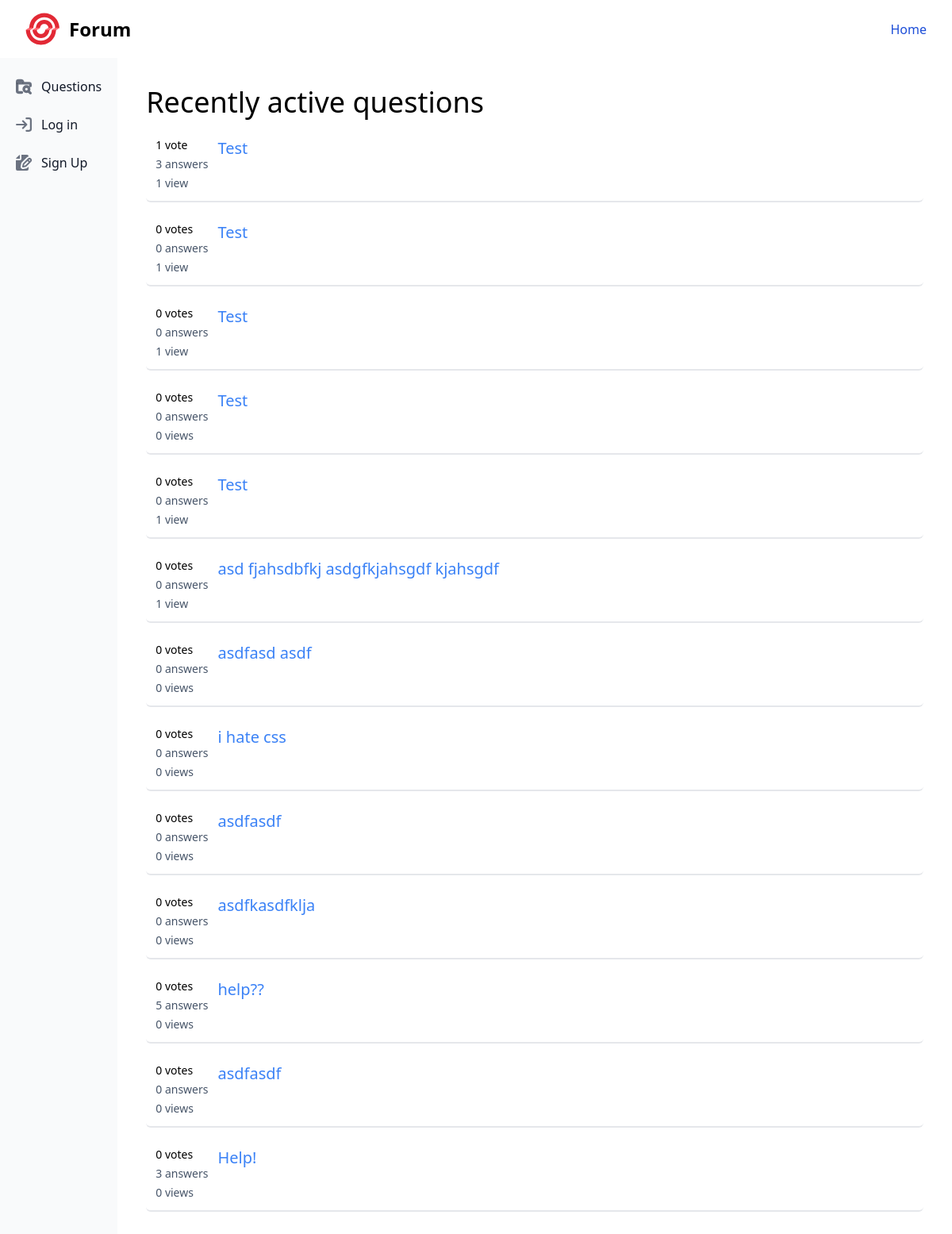
Screenshot of /questions/ with the database file from the repository.
### forum/models.py (models this page shows, shortened)
class Question(models.Model):
    user = models.ForeignKey(user_model, null=True, on_delete=models.SET_NULL, related_name="questions")
    title = models.CharField(max_length=255, blank=False, null=False)
    text = CKEditor5Field(blank=True, null=False, config_name='extends')
    created_at = models.DateTimeField(auto_now_add=True)
    updated_at = models.DateTimeField(auto_now=True)
    class Meta:
        verbose_name = _("Question")
        verbose_name_plural = _("Questions")
    @property
    def vote_count(self):
        upvotes = self.votes.filter(type=True).count()
        downvotes = self.votes.filter(type=False).count()
        return upvotes - downvotes
    @property
    def view_count(self):
        return self.views.all().count()

### forum/views.py (the view)
# urls.py: path('questions/', QuestionListView.as_view(), name='question-list'),
class QuestionListView(ListView):
    model = Question
    template_name = "questions/index.html"
    paginate_by = 20
    context_object_name = "questions"
    def get_queryset(self):
        return Question.objects.select_related('user').all()
    def get_context_data(self, **kwargs):
        context = super().get_context_data(**kwargs)
        context["questions"] = context["object_list"]
        return context

### forum/templates/questions/index.html (shortened to what this page needs)
{% extends 'base.html' %}
{% block content %}
    <div class="flex flex-col gap-3 m-5">
        <span class="text-4xl">Recently active questions</span>
        {% for question in questions %}
            <div class="flex flex-row p-3 rounded-md gap-3 border-b-2">
                <div class="flex flex-col text-sm gap-1">
                    <span>{{ question.vote_count }} {% if question.vote_count == 1 %} vote {% else %} votes {% endif %}</span>
                    <span class="text-slate-600">{{ question.answers.count }} {% if question.answers.count == 1 %} answer {% else %} answers {% endif %}</span>
                    <span class="text-slate-600">{{ question.view_count }} {% if question.view_count == 1 %} view {% else %} views {% endif %}</span>
                </div>
                <div class="flex flex-col">
                    <a href="{% url 'question-detail' question.pk %}" class="text-blue-500 text-xl">{{ question.title }}</a>
                </div>
            </div>
        {% endfor %}
    </div>
{% endblock content %}

### forum/templates/base.html (shortened to what this page needs)
{% load static tailwind_tags %}
<!DOCTYPE html>
<html>
    <head>
        <link href="{% static 'fontawesomefree/css/fontawesome.css' %}" rel="stylesheet" type="text/css">
        <link href="{% static 'fontawesomefree/css/brands.css' %}" rel="stylesheet" type="text/css">
        <link href="{% static 'fontawesomefree/css/solid.css' %}" rel="stylesheet" type="text/css">
        {% tailwind_css %}
    </head>
    <body class="h-screen">
        <div class="flex flex-col h-full">
            {% block nav %}
                <nav class="bg-white border-gray-200 dark:bg-gray-900">
                    <div class="flex flex-wrap items-center justify-between mx-auto px-8 p-4">
                        <a href="https://flowbite.com/" class="flex items-center space-x-3 rtl:space-x-reverse">
                            <span class="self-center text-2xl font-semibold whitespace-nowrap dark:text-white">Forum</span>
                        </a>
                        <div class="hidden w-full md:block md:w-auto" id="navbar-default">
                            <ul class="font-medium flex flex-col p-4 md:p-0 mt-4 border border-gray-100 rounded-lg bg-gray-50 md:flex-row md:space-x-8 rtl:space-x-reverse md:mt-0 md:border-0 md:bg-white dark:bg-gray-800 md:dark:bg-gray-900 dark:border-gray-700">
                                <li>
                                    <a href="#" class="block py-2 px-3 text-white bg-blue-700 rounded-sm md:bg-transparent md:text-blue-700 md:p-0 dark:text-white md:dark:text-blue-500" aria-current="page">Home</a>
                                </li>
                            </ul>
                        </div>
                    </div>
                </nav>
            {% endblock nav %}
            <div class="flex flex-row grow">
                {% block sidebar %}
                    <aside id="default-sidebar" class="h-[100%]transition-transform -translate-x-full sm:translate-x-0" aria-label="Sidebar">
                        <div class="h-full px-3 py-4 overflow-y-auto bg-gray-50 dark:bg-gray-800">
                        <ul class="space-y-2 font-medium">
                            <li>
                                <a href="{% url 'question-list' %}" class="flex items-center p-2 text-gray-900 rounded-lg dark:text-white hover:bg-gray-100 dark:hover:bg-gray-700 group">
                                    <span class="flex-1 ms-3 whitespace-nowrap">Questions</span>
                                </a>
                            </li>
                            {% if not user.is_authenticated %}
                                <li>
                                    <a href="{% url 'login' %}" class="flex items-center p-2 text-gray-900 rounded-lg dark:text-white hover:bg-gray-100 dark:hover:bg-gray-700 group">
                                        <span class="flex-1 ms-3 whitespace-nowrap">Log in</span>
                                    </a>
                                </li>
                                <li>
                                    <a href="{% url 'signup' %}" class="flex items-center p-2 text-gray-900 rounded-lg dark:text-white hover:bg-gray-100 dark:hover:bg-gray-700 group">
                                        <span class="flex-1 ms-3 whitespace-nowrap">Sign Up</span>
                                    </a>
                                </li>
                            {% endif %}
                        </ul>
                        </div>
                    </aside>
                {% endblock sidebar %}
                <div class="p-4 w-full">
                    {% block content %}
                    {% endblock content %}
                </div>
            </div>
        </div>
    </body>
</html>

### rows the page displays
Question: vote_count "1", answers.count "3", view_count "1", title "Test"
Question: vote_count "0", shows "votes", answers.count "0", view_count "1", title "Test"
Question: vote_count "0", shows "votes", answers.count "0", view_count "1", title "Test"
Question: vote_count "0", shows "votes", answers.count "0", view_count "0", shows "views", title "Test"
Question: vote_count "0", shows "votes", answers.count "0", view_count "1", title "Test"
Question: vote_count "0", shows "votes", answers.count "0", view_count "1", title "asd fjahsdbfkj asdgfkjahsgdf kjahsgdf"
Question: vote_count "0", shows "votes", answers.count "0", view_count "0", shows "views", title "asdfasd asdf"
Question: vote_count "0", shows "votes", answers.count "0", view_count "0", shows "views", title "i hate css"
Question: vote_count "0", shows "votes", answers.count "0", view_count "0", shows "views", title "asdfasdf"
Question: vote_count "0", shows "votes", answers.count "0", view_count "0", shows "views", title "asdfkasdfklja"
Question: vote_count "0", shows "votes", answers.count "5", view_count "0", shows "views", title "help??"
Question: vote_count "0", shows "votes", answers.count "0", view_count "0", shows "views", title "asdfasdf"
Question: vote_count "0", shows "votes", answers.count "3", view_count "0", shows "views", title "Help!"
